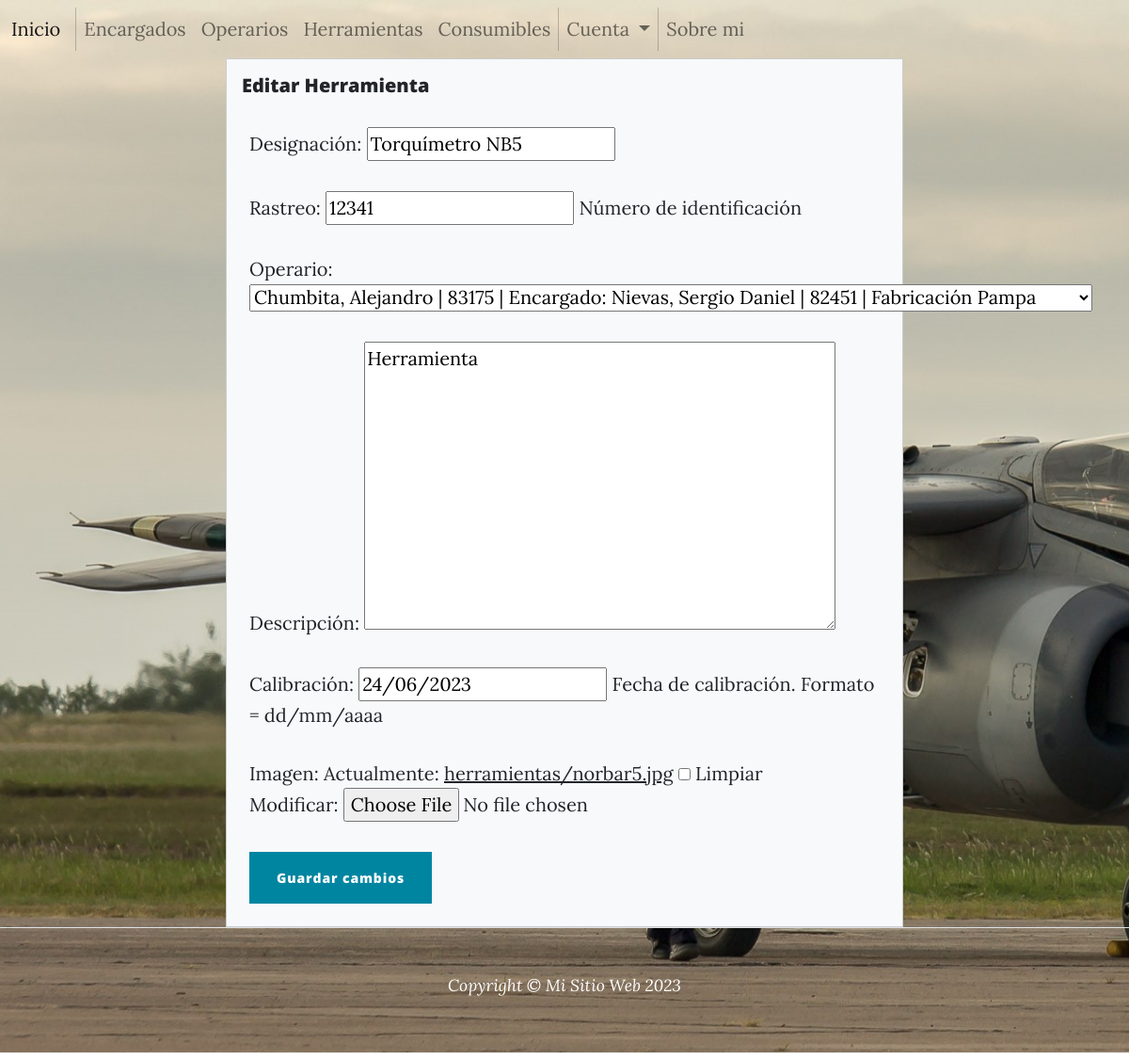
The app's page /editar_herramienta/1/ (signed in) with its own data.
### herramienta/models.py (models this page shows, shortened)
class Herramienta(models.Model):
    designacion   = models.CharField(max_length=50, verbose_name='Designación')
    rastreo       = models.IntegerField(help_text='Número de identificación')
    asignado      = models.DateField(auto_now=True, blank=True, null=True, help_text='Formato = mm/dd/aaaa')
    operario      = models.ForeignKey(Operario,blank=True, null=True, on_delete=models.CASCADE, related_name='herramientas')
    descripcion   = models.TextField(verbose_name='Descripción')
    calibracion   = models.DateField(blank=True, null=True, help_text='Fecha de calibración. Formato = dd/mm/aaaa', verbose_name='Calibración')
    imagen = models.ImageField(blank=True, default="herramienta.png", null=True, upload_to="herramientas")

### herramienta/views.py (the view, shortened to what this page needs)
# urls.py: path('editar_herramienta/<int:pk>/', views.HerramientaEditView.as_view(), name="Editar-Herramienta"),
class HerramientaEditView(LoginRequiredMixin, PermissionRequiredMixin, UpdateView):
    model = Herramienta
    permission_required = "herramienta.change_herramienta"
    template_name = 'herramienta/editar_herramienta.html'
    fields = '__all__'

### encargado/models.py (called while the page is built)
    def __str__(self) -> str:
        return self.apellido +', '+ self.nombre + ' | ' + str(self.legajo) + ' | ' + self.sector

### operario/models.py (called while the page is built)
    def __str__(self) -> str:
        return self.apellido + ', ' + self.nombre+ ' | ' + str(self.legajo) + ' | Encargado: ' + str(self.encargado)

### herramienta/templates/herramienta/editar_herramienta.html (shortened to what this page needs)
{% extends 'base.html' %}
{% load static %}
{% block main %}
<div class="container">
    <div class="d-flex justify-content-center">
        <div class="card" style="width: 45rem; background-color: #f8f9fa;">
            <div class="card-body">
                <h5 class="card-title">Editar Herramienta</h5>
                <form method="POST" class="m-2" enctype='multipart/form-data'>
                    {{ form.as_p }}
                    <input type="submit" value="Guardar cambios" class="btn btn-primary">
                </form>
            </div>
        </div>
    </div>
</div>
{% endblock main %}

### records on screen
Herramienta: designacion "Torquímetro NB5", rastreo "12341", operario "Chumbita, Alejandro | 83175 | Encargado: Nievas, Sergio Daniel | 82451 | Fabricación Pampa", descripcion "Herramienta", calibracion "24/06/2023"
